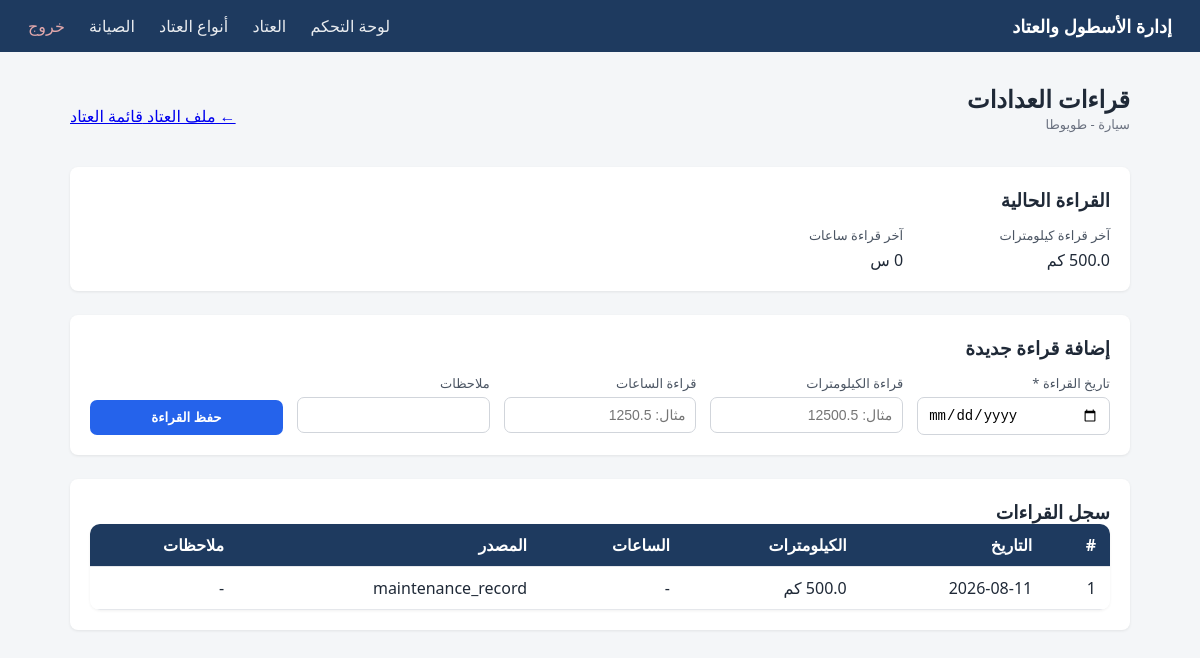
The page /equipment/1/meters (signed in) on the database its author committed.
### app/modules/equipment_types/models.py (models this page shows)
class EquipmentType(Base, TimestampMixin):
    __tablename__ = "equipment_types"
    id = Column(Integer, primary_key=True, index=True)
    name = Column(String(80), unique=True, nullable=False)
    measurement_unit = Column(String(10), nullable=False)  # "km" أو "hours" — إجباري، بدون قيمة افتراضية
    models = relationship(
        "EquipmentModel", back_populates="equipment_type", cascade="all, delete-orphan"
    )

class EquipmentModel(Base, TimestampMixin):
    __tablename__ = "equipment_models"
    __table_args__ = (
        UniqueConstraint("equipment_type_id", "name", name="uq_model_per_type"),
    )
    id = Column(Integer, primary_key=True, index=True)
    name = Column(String(80), nullable=False)
    equipment_type_id = Column(Integer, ForeignKey("equipment_types.id"), nullable=False)
    equipment_type = relationship("EquipmentType", back_populates="models")

### app/modules/equipment/models.py (models this page shows)
class Equipment(Base, AuditMixin):
    __tablename__ = "equipment"
    id = Column(Integer, primary_key=True, index=True)
    asset_code = Column(String(50), unique=True, index=True, nullable=False)
    acquisition_document = Column(String(100), nullable=True)
    registration_number = Column(String(30), unique=True, index=True, nullable=True)
    vin = Column(String(50), unique=True, nullable=True)
    equipment_type_id = Column(Integer, ForeignKey("equipment_types.id"), nullable=False)
    equipment_model_id = Column(Integer, ForeignKey("equipment_models.id"), nullable=True)
    equipment_type = relationship("EquipmentType")
    equipment_model = relationship("EquipmentModel")
    acquisition_date = Column(Date, nullable=True)
    technical_condition = Column(String(20), nullable=False, default="ready")
    operational_status = Column(String(30), nullable=False, default="available")
    current_odometer = Column(Numeric(10, 1), nullable=True, default=0)
    current_hours = Column(Numeric(10, 1), nullable=True, default=0)
    notes = Column(String(500), nullable=True)

### app/modules/meter_readings/models.py (models this page shows)
class MeterReading(Base):
    __tablename__ = "meter_readings"
    id = Column(Integer, primary_key=True, index=True)
    equipment_id = Column(
        Integer,
        ForeignKey("equipment.id", ondelete="CASCADE"),
        nullable=False,
        index=True,
    )
    reading_date = Column(
        DateTime,
        nullable=False,
        default=datetime.utcnow,
    )
    odometer = Column(Numeric(10, 1), nullable=True)
    hours = Column(Numeric(10, 1), nullable=True)
    source = Column(String(50), nullable=False, default="manual")
    notes = Column(String(300), nullable=True)
    equipment = relationship("Equipment")

### app/modules/equipment/router.py (the view)
@router.get("/equipment/{equipment_id}/meters", response_class=HTMLResponse)
def equipment_meters_page(
    equipment_id: int,
    request: Request,
    db: Session = Depends(get_db),
    current_user: User = Depends(get_current_user),
):
    item = services.get_equipment(db, equipment_id)
    if not item:
        raise HTTPException(status_code=404, detail="العتاد غير موجود")
    readings = meter_services.list_readings(db, equipment_id)
    return templates.TemplateResponse(
        "equipment_meters.html",
        {
            "request": request,
            "item": item,
            "readings": readings,
            "user": current_user,
        },
    )

### app/modules/equipment/templates/equipment_meters.html (shortened to what this page needs)
{% extends "base.html" %}
{% block content %}
<div class="page-header">
    <div>
        <h2>قراءات العدادات</h2>
        <p class="page-hint">
            {{ item.equipment_type.name if item.equipment_type else "-" }}
            -
            {{ item.equipment_model.name if item.equipment_model else "-" }}
        </p>
    </div>
    <div>
        <a href="/equipment/{{ item.id }}" class="btn-secondary">
            ← ملف العتاد
        </a>
        <a href="/equipment" class="btn-secondary">
            قائمة العتاد
        </a>
    </div>
</div>
<div class="card">
    <h3>القراءة الحالية</h3>
    <div class="grid-form">
        <div class="field">
            <label>آخر قراءة كيلومترات</label>
            <div class="form-value">
                {{ item.current_odometer or 0 }} كم
            </div>
        </div>
        <div class="field">
            <label>آخر قراءة ساعات</label>
            <div class="form-value">
                {{ item.current_hours or 0 }} س
            </div>
        </div>
    </div>
</div>
<div class="card">
    <h3>إضافة قراءة جديدة</h3>
    <form method="post"
          action="/equipment/{{ item.id }}/meters/create"
          class="grid-form">
        <div class="field">
            <label>تاريخ القراءة *</label>
            <input type="date"
                   name="reading_date"
                   required>
        </div>
        <div class="field">
            <label>قراءة الكيلومترات</label>
            <input type="number"
                   name="odometer"
                   step="0.1"
                   min="0"
                   placeholder="مثال: 12500.5">
        </div>
        <div class="field">
            <label>قراءة الساعات</label>
            <input type="number"
                   name="hours"
                   step="0.1"
                   min="0"
                   placeholder="مثال: 1250.5">
        </div>
        <div class="field">
            <label>ملاحظات</label>
            <input type="text"
                   name="notes"
                   maxlength="300">
        </div>
        <div class="field field-submit">
            <button type="submit" class="btn-primary">
                حفظ القراءة
            </button>
        </div>
    </form>
</div>
<div class="card">
    <h3>سجل القراءات</h3>
    <div class="table-wrap">
        <table class="data-table modern-table">
            <thead>
                <tr>
                    <th>#</th>
                    <th>التاريخ</th>
                    <th>الكيلومترات</th>
                    <th>الساعات</th>
                    <th>المصدر</th>
                    <th>ملاحظات</th>
                </tr>
            </thead>
            <tbody>
                {% for reading in readings %}
                <tr>
                    <td>{{ loop.index }}</td>
                    <td>
                        {{ reading.reading_date.strftime("%Y-%m-%d") if reading.reading_date else "-" }}
                    </td>
                    <td>
                        {% if reading.odometer is not none %}
                            {{ reading.odometer }} كم
                        {% else %}
                            -
                        {% endif %}
                    </td>
                    <td>
                        {% if reading.hours is not none %}
                            {{ reading.hours }} س
                        {% else %}
                            -
                        {% endif %}
                    </td>
                    <td>
                        {{ "يدوي" if reading.source == "manual" else reading.source }}
                    </td>
                    <td>
                        {{ reading.notes or "-" }}
                    </td>
                </tr>
                {% else %}
                <tr>
                    <td colspan="6" class="empty">
                        لا توجد قراءات مسجلة لهذا العتاد حتى الآن.
                    </td>
                </tr>
                {% endfor %}
            </tbody>
        </table>
    </div>
</div>
{% endblock %}

### static/css/style.css (style rules this page uses)
* { box-sizing: border-box; margin: 0; padding: 0; }
body { font-family: "Segoe UI", Tahoma, sans-serif; background: #f4f6f8; color: #1f2937; }
.card { background: #fff; border-radius: 8px; padding: 20px; margin-bottom: 24px; box-shadow: 0 1px 3px rgba(0,0,0,0.08); }
button { background: #1e3a5f; color: #fff; border: none; padding: 9px 18px; border-radius: 6px; cursor: pointer; }
.data-table { width: 100%; border-collapse: collapse; background: #fff; border-radius: 8px; overflow: hidden; }
.data-table th, .data-table td { padding: 10px 14px; text-align: right; border-bottom: 1px solid #e5e7eb; }
.data-table th { background: #eef2f7; font-weight: 600; }
.page-header { display: flex; justify-content: space-between; align-items: center; margin-bottom: 18px; }
.btn-primary { background: #2563eb; color: #fff; border: none; padding: 10px 20px; border-radius: 8px; cursor: pointer; font-weight: 600; }
.grid-form { display: grid; grid-template-columns: repeat(auto-fill, minmax(180px, 1fr)); gap: 14px; margin-top: 14px; }
.field { display: flex; flex-direction: column; gap: 5px; }
.field label { font-size: 13px; color: #4b5563; font-weight: 500; }
.field input, .field select { padding: 9px 10px; border: 1px solid #d1d5db; border-radius: 7px; font-size: 14px; }
.field-submit { align-self: flex-end; }
.field-submit button { width: 100%; padding: 10px; background: #2563eb; border-radius: 7px; }
.table-wrap { overflow-x: auto; border-radius: 10px; box-shadow: 0 1px 3px rgba(0,0,0,0.06); }
.modern-table { min-width: 900px; }
.modern-table thead th { background: #1e3a5f; color: #fff; font-weight: 600; position: sticky; top: 0; }
.page-hint { color: #6b7280; font-size: 13px; margin-bottom: 16px; }

### rows shown on the page
EquipmentType: equipment_type "سيارة"
EquipmentModel: equipment_model "طويوطا"
Equipment: current_odometer "500.0", current_hours "0"
MeterReading: reading_date "2026-08-11", odometer "500.0", source "maintenance_record", notes "-"
